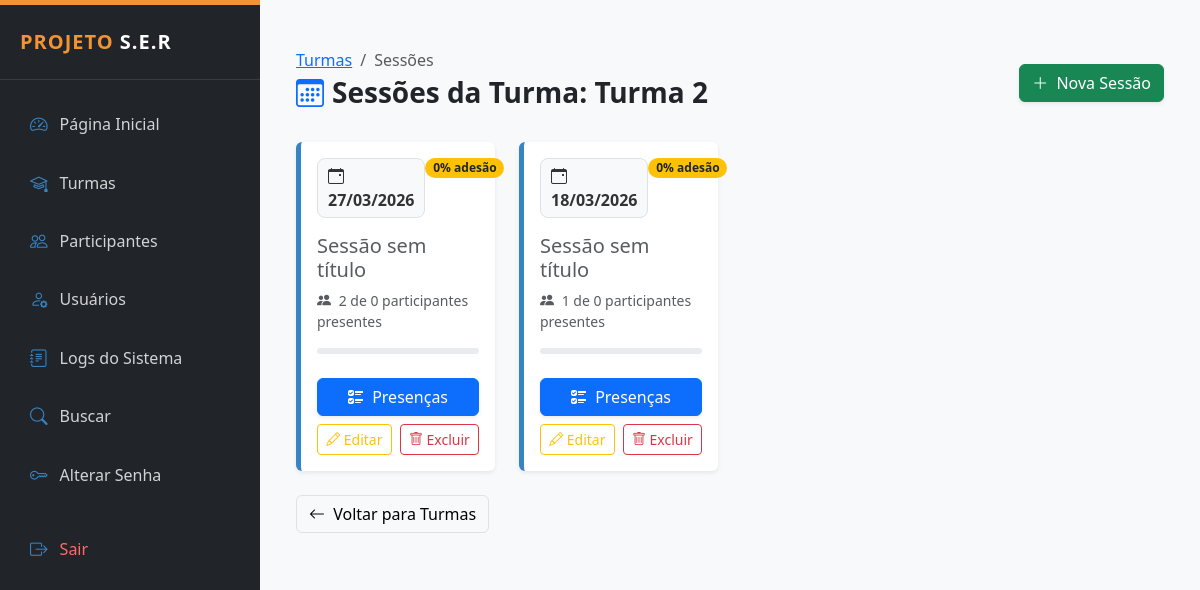
The app's page /public/sessoes_lista.php?turma_id=3 (signed in), older data.
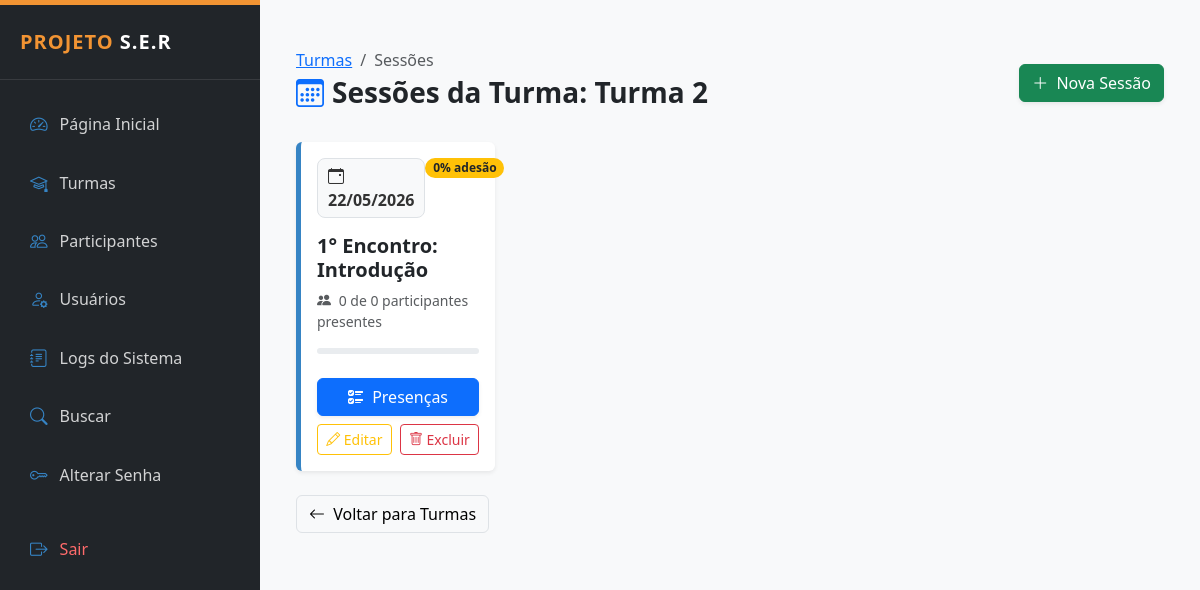
The same page, newer data.
### tables this page shows
CREATE TABLE `turmas_sessoes` (
  `id` int(11) NOT NULL,
  `turma_id` int(11) NOT NULL,
  `data` date NOT NULL,
  `descricao` varchar(255) DEFAULT NULL,
  `criado_em` timestamp NOT NULL DEFAULT current_timestamp()
);

### public/sessoes_lista.php (the view, shortened to what this page needs)
<?php
require_once __DIR__ . '/../config/conexao.php';
$turma_id = $_GET['turma_id'] ?? null;
$stmt = $pdo->prepare("SELECT * FROM turmas WHERE id = ?");
$stmt->execute([$turma_id]);
$turma = $stmt->fetch();
$turma['total_alunos'] = 0;
$stmt = $pdo->prepare("
    SELECT s.*,
    (SELECT COUNT(*) FROM presencas p
     WHERE p.sessao_id = s.id AND p.status = 'presente') as presentes
    FROM turmas_sessoes s
    WHERE s.turma_id = ?
    ORDER BY s.data DESC
");
$stmt->execute([$turma_id]);
$sessoes = $stmt->fetchAll();
require_once __DIR__ . '/../layout/admin_header.php';
?>
<div class="container-fluid py-4">
    <div class="d-flex justify-content-between align-items-center mb-4">
        <div>
            <nav aria-label="breadcrumb">
                <ol class="breadcrumb mb-1">
                    <li class="breadcrumb-item"><a href="turmas_lista.php">Turmas</a></li>
                    <li class="breadcrumb-item active">Sessões</li>
                </ol>
            </nav>
            <h3 class="fw-bold text-dark"><i class="bi bi-calendar3 me-2 text-primary"></i>Sessões da Turma: <?= htmlspecialchars($turma['nome']) ?></h3>
        </div>
        <a href="sessao_criar.php?turma_id=<?= $turma_id ?>" class="btn btn-success shadow-sm">
            <i class="bi bi-plus-lg me-1"></i> Nova Sessão
        </a>
    </div>
    <div class="row g-4">
        <?php if (count($sessoes) > 0): ?>
            <?php foreach ($sessoes as $s):
                $percentual = ($turma['total_alunos'] > 0) ? ($s['presentes'] / $turma['total_alunos']) * 100 : 0;
            ?>
                <div class="col-md-6 col-lg-4 col-xl-3">
                    <div class="card h-100 shadow-sm border-0 sessao-card">
                        <div class="card-body d-flex flex-column">
                            <div class="d-flex justify-content-between align-items-start mb-3">
                                <div class="date-badge">
                                    <i class="bi bi-calendar-event me-1"></i>
                                    <?= date('d/m/Y', strtotime($s['data'])) ?>
                                </div>
                                <span class="badge rounded-pill <?= $percentual > 70 ? 'bg-success' : 'bg-warning text-dark' ?>">
                                    <?= round($percentual) ?>% adesão
                                </span>
                            </div>
                            <h5 class="fw-bold text-dark mb-2">
                                <?= htmlspecialchars($s['descricao']) ?: '<span class="text-muted fw-normal italic">Sessão sem título</span>' ?>
                            </h5>
                            <p class="text-muted small mb-3">
                                <i class="bi bi-people-fill me-1"></i> <?= $s['presentes'] ?> de <?= $turma['total_alunos'] ?> participantes presentes
                            </p>
                            <div class="progress mb-4" style="height: 6px;">
                            </div>
                            <div class="mt-auto">
                                <a href="sessao_presenca.php?sessao_id=<?= $s['id'] ?>" class="btn btn-primary w-100 mb-2 shadow-sm">
                                    <i class="bi bi-ui-checks me-1"></i> Presenças
                                </a>
                                <div class="d-flex gap-2">
                                    <a href="sessao_editar.php?id=<?= $s['id'] ?>" class="btn btn-outline-warning btn-sm flex-grow-1">
                                        <i class="bi bi-pencil"></i> Editar
                                    </a>
                                    <a href="sessao_excluir.php?id=<?= $s['id'] ?>&turma_id=<?= $turma_id ?>"
                                       class="btn btn-outline-danger btn-sm flex-grow-1"
                                       onclick="return confirm('Tem certeza que deseja excluir esta sessão e todos os registros de presença vinculados?')">
                                        <i class="bi bi-trash"></i> Excluir
                                    </a>
                                </div>
                            </div>
                        </div>
                    </div>
                </div>
            <?php endforeach; ?>
        <?php endif; ?>
    </div>
    <div class="mt-4">
        <a href="turmas_lista.php" class="btn btn-light border">
            <i class="bi bi-arrow-left me-1"></i> Voltar para Turmas
        </a>
    </div>
</div>
<?php require_once __DIR__ . '/../layout/admin_footer.php'; ?>

Row changes from the older to the newer data that the page shows:
removed turmas_sessoes: data "27/03/2026", percentual "0", descricao "Sessão sem título", presentes "2"
removed turmas_sessoes: data "18/03/2026", percentual "0", descricao "Sessão sem título", presentes "1"
added turmas_sessoes: data "22/05/2026", percentual "0", descricao "1° Encontro: Introdução", presentes "0"
